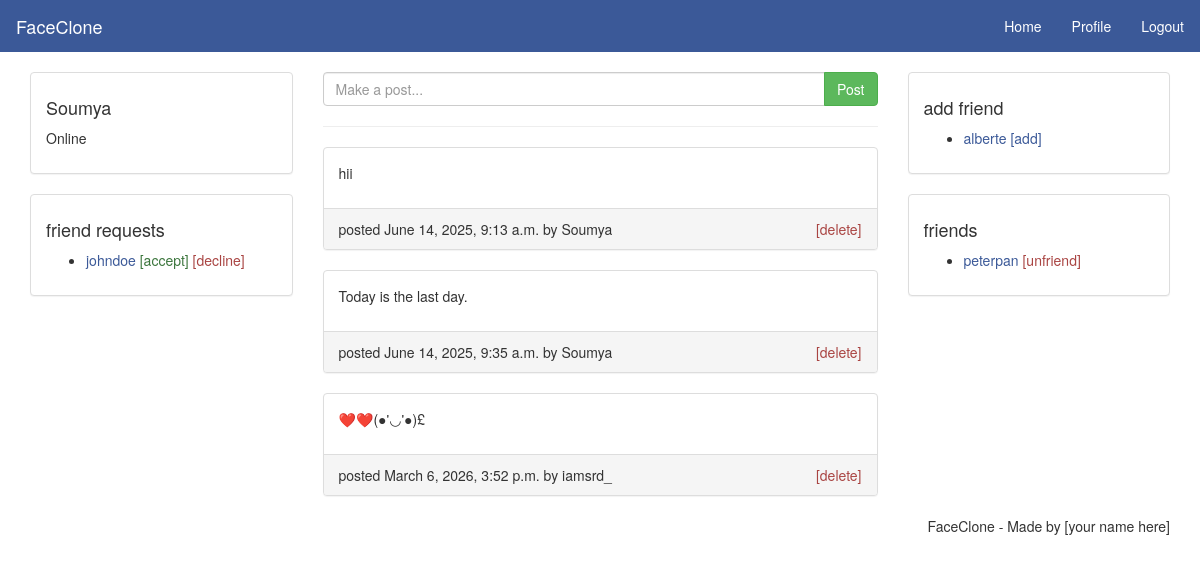
Page /home (signed in) on the committed database.
### social/models.py (models this page shows, shortened)
class UserProfile(models.Model):
    user = models.OneToOneField(User, on_delete=models.CASCADE)
    bio = models.CharField(max_length=255, blank=True)
    img = models.ImageField(upload_to='pics', default='avatar.jpg')
    loc = models.CharField(max_length=255, blank=True)

class UserPost(models.Model):
        user = models.ForeignKey(User, on_delete=models.CASCADE)
        post = models.TextField(max_length=300,blank=False)
        date = models.DateTimeField(auto_now_add=True)

### social/views.py (the view)
# urls.py: 2. Add a URL to urlpatterns:  path('', views.home, name='home')
@login_required(login_url='index')
def home(request):
    user = request.user
    context = {'user': user}
    posts = UserPost.objects.all()
    context.update({'posts': posts})
    return render(request,'home.html',context)

### templates/home.html (shortened to what this page needs)
{% load static %}
<!DOCTYPE html>
<html>
<head>
  <link rel="stylesheet" type="text/css" href="{% static 'css/bootstrap.min.css' %}">
  <link rel="stylesheet" type="text/css" href="{% static 'css/style.css' %}">
</head>
<body>
  <nav class="navbar navbar-default">
    <div class="container-fluid">
      <div class="navbar-header">
        <a class="navbar-brand" href="{% url 'index' %}">FaceClone</a>
      </div>
      <ul class="nav navbar-nav navbar-right">
        <li><a href="{% url 'home' %}">Home</a></li>
        <li><a href="{% url 'profile' %}">Profile</a></li>
        <li><a href="{% url 'logout' %}">Logout</a></li>
      </ul>
    </div>
  </nav>
  <main class="container">
    <div class="row">
      <div class="col-md-3">
        <div class="panel panel-default">
          <div class="panel-body">
            <h4>{{user.username}}</h4>
            <p>{{user.userprofile.bio}}</p>
          </div>
        </div>
        <div class="panel panel-default">
          <div class="panel-body">
            <h4>friend requests</h4>
            <ul>
              <li>
                <a href="#">johndoe</a>
                <a class="text-success" href="#">[accept]</a>
                <a class="text-danger" href="#">[decline]</a>
              </li>
            </ul>
          </div>
        </div>
      </div>
      <div class="col-md-6">
        <form method="post" action="{% url 'addpost' %}">
          <div class="input-group">
            <input class="form-control" type="text" name="content" placeholder="Make a post...">
            <span class="input-group-btn">
              <button class="btn btn-success" type="submit" name="post">Post</button>
            </span>
          </div>
        </form><hr>
        <div>
          {% for post in posts %}
          <div class="panel panel-default">
            <div class="panel-body">
              <p>{{post.post}}</p>
            </div>
            <div class="panel-footer">
              <span>posted {{post.date}} by {{post.user.username}}</span>
              <span class="pull-right"><a class="text-danger" href="#">[delete]</a></span>
            </div>
          </div>
          {% endfor %}
        </div>
      </div>
      <div class="col-md-3">
        <div class="panel panel-default">
          <div class="panel-body">
            <h4>add friend</h4>
            <ul>
              <li>
                <a href="#">alberte</a>
                <a href="#">[add]</a>
              </li>
            </ul>
          </div>
        </div>
        <div class="panel panel-default">
          <div class="panel-body">
            <h4>friends</h4>
            <ul>
              <li>
                <a href="#">peterpan</a>
                <a class="text-danger" href="#">[unfriend]</a>
              </li>
            </ul>
          </div>
        </div>
      </div>
    </div>
  </main>
  <footer class="container text-center">
    <ul class="nav nav-pills pull-right">
      <li>FaceClone - Made by [your name here]</li>
    </ul>
  </footer>
</body>
</html>

### static/css/style.css (style rules this page uses)
a { color: #3b5998; }
.navbar { -webkit-border-radius: 0; -moz-border-radius: 0; border-radius: 0; }
.navbar-default { background-color: #3b5998; border-color: #3b5998; }
.navbar-default .navbar-brand { color: #fff; }
.navbar-default .navbar-nav>li>a { color: #fff; }

### rows in the picture
UserPost: post "hii", date "June 14, 2025, 9:13 a.m.", user.username "Soumya"
UserPost: post "Today is the last day.", date "June 14, 2025, 9:35 a.m.", user.username "Soumya"
UserPost: post "❤️❤️(●'◡'●)£", date "March 6, 2026, 3:52 p.m.", user.username "iamsrd_"

### other values in the picture
{{ user.username }} "Soumya"
{{ user.userprofile.bio }} "Online"
